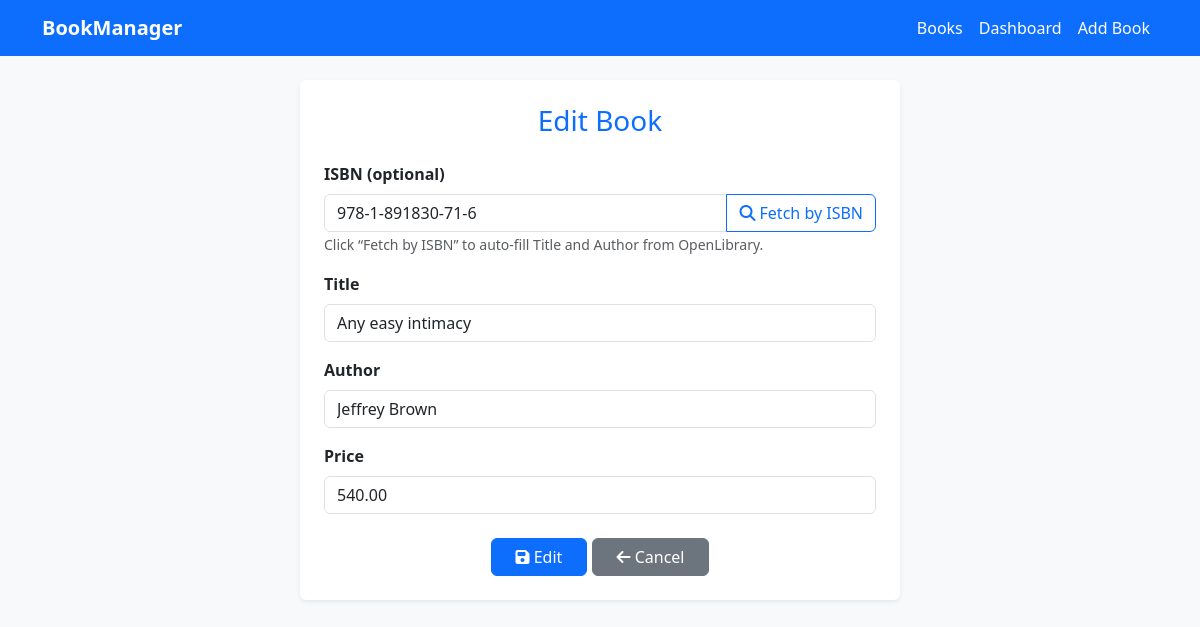
/books/5/edit/, run on the app's committed database.
### books/models.py (models this page shows, shortened)
class Book(models.Model):
    title = models.CharField(max_length=255)
    author = models.CharField(max_length=200)
    isbn = models.CharField(max_length=20, blank=True, null=True)
    price = models.DecimalField(max_digits=8, decimal_places=2, default=0.00)
    created_at = models.DateTimeField(auto_now_add=True)

### books/views.py (the view)
# urls.py: path('books/<int:pk>/edit/', views.book_update, name='book_update'),
def book_update(request, pk):
    book = get_object_or_404(Book, pk=pk)
    if request.method == 'POST':
        form = BookForm(request.POST, instance=book)
        if form.is_valid():
            form.save()
            return redirect('books:book_detail', pk=book.pk)
    else:
        form = BookForm(instance=book)
    return render(request, 'books/book_form.html', {'form': form, 'action': 'Edit'})

### books/forms.py
class BookForm(forms.ModelForm):
    class Meta:
        model = Book
        fields = ['title', 'author', 'isbn', 'price']
        widgets = {
            'title': forms.TextInput(attrs={'class':'form-control'}),
            'author': forms.TextInput(attrs={'class':'form-control'}),
            'isbn': forms.TextInput(attrs={'class':'form-control'}),
            'price': forms.NumberInput(attrs={'class':'form-control'}),
        }

### books/templates/books/book_form.html (shortened to what this page needs)
{% extends "books/base.html" %}
{% block content %}
<div class="card mx-auto shadow-sm p-4" style="max-width: 600px;">
  <h3 class="text-center text-primary mb-4">{{ action }} Book</h3>
  <form method="post" novalidate>
    <div class="mb-3">
      <label class="form-label fw-semibold">ISBN (optional)</label>
      <div class="input-group">
        {{ form.isbn }}
        <button id="fetch-btn" type="button" class="btn btn-outline-primary">
          <i class="fa fa-search"></i> Fetch by ISBN
        </button>
      </div>
      <small class="text-muted">Click “Fetch by ISBN” to auto-fill Title and Author from OpenLibrary.</small>
    </div>
    <div class="mb-3">
      <label class="form-label fw-semibold">Title</label>
      {{ form.title }}
    </div>
    <div class="mb-3">
      <label class="form-label fw-semibold">Author</label>
      {{ form.author }}
    </div>
    <div class="mb-3">
      <label class="form-label fw-semibold">Price</label>
      {{ form.price }}
    </div>
    <div class="text-center mt-4">
      <button type="submit" class="btn btn-primary px-4">
        <i class="fa fa-save"></i> {{ action }}
      </button>
      <a href="{% url 'books:book_list' %}" class="btn btn-secondary px-4">
        <i class="fa fa-arrow-left"></i> Cancel
      </a>
    </div>
  </form>
</div>
{% endblock %}

### books/templates/books/base.html (style rules this page uses)
body { background-color: #f8f9fa; font-family: 'Segoe UI', Tahoma, Geneva, Verdana, sans-serif; }
.card { box-shadow: 0 3px 10px rgba(0,0,0,0.1); border: none; }

### books/templates/books/book_form.html (style rules this page uses)
form input, form select, form textarea { border-radius: 0.4rem; border: 1px solid #ced4da; padding: 0.5rem 0.75rem; width: 100%; }

### data on the page
Book: isbn "978-1-891830-71-6", title "Any easy intimacy", author "Jeffrey Brown", price "540.00"

### other printed values
{{ action }} "Edit"
